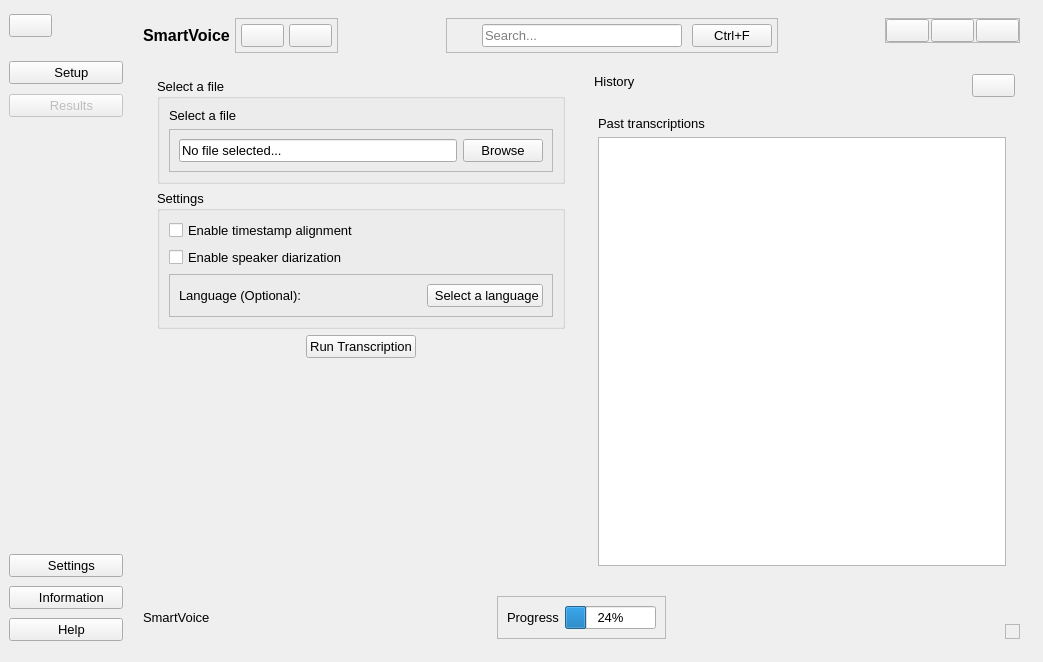
<?xml version="1.0" encoding="UTF-8"?>
<ui version="4.0">
 <class>MainWindow</class>
 <widget class="QMainWindow" name="MainWindow">
  <property name="geometry">
   <rect>
    <x>0</x>
    <y>0</y>
    <width>1043</width>
    <height>662</height>
   </rect>
  </property>
  <property name="font">
   <font>
    <pointsize>10</pointsize>
   </font>
  </property>
  <property name="windowTitle">
   <string>MainWindow</string>
  </property>
  <property name="styleSheet">
   <string notr="true"/>
  </property>
  <widget class="QWidget" name="centralwidget">
   <property name="minimumSize">
    <size>
     <width>1043</width>
     <height>635</height>
    </size>
   </property>
   <layout class="QHBoxLayout" name="horizontalLayout">
    <item>
     <widget class="QCustomSlideMenu" name="leftMenu" native="true">
      <layout class="QVBoxLayout" name="verticalLayout">
       <property name="spacing">
        <number>0</number>
       </property>
       <property name="leftMargin">
        <number>0</number>
       </property>
       <property name="topMargin">
        <number>0</number>
       </property>
       <property name="rightMargin">
        <number>0</number>
       </property>
       <property name="bottomMargin">
        <number>0</number>
       </property>
       <item alignment="Qt::AlignmentFlag::AlignLeft|Qt::AlignmentFlag::AlignTop">
        <widget class="QWidget" name="widget" native="true">
         <property name="minimumSize">
          <size>
           <width>46</width>
           <height>42</height>
          </size>
         </property>
         <layout class="QVBoxLayout" name="verticalLayout_2">
          <property name="leftMargin">
           <number>0</number>
          </property>
          <property name="topMargin">
           <number>5</number>
          </property>
          <property name="rightMargin">
           <number>0</number>
          </property>
          <item alignment="Qt::AlignmentFlag::AlignLeft|Qt::AlignmentFlag::AlignTop">
           <widget class="QPushButton" name="menuBtn">
            <property name="toolTip">
             <string>Maximize main menu</string>
            </property>
            <property name="text">
             <string/>
            </property>
            <property name="icon">
             <iconset resource="../Qss/icons/_icons.qrc">
              <normaloff>:/feather/icons/feather/menu.png</normaloff>:/feather/icons/feather/menu.png</iconset>
            </property>
            <property name="iconSize">
             <size>
              <width>20</width>
              <height>20</height>
             </size>
            </property>
           </widget>
          </item>
         </layout>
        </widget>
       </item>
       <item alignment="Qt::AlignmentFlag::AlignTop">
        <widget class="QWidget" name="widget_2" native="true">
         <property name="minimumSize">
          <size>
           <width>93</width>
           <height>76</height>
          </size>
         </property>
         <layout class="QVBoxLayout" name="verticalLayout_3">
          <property name="spacing">
           <number>5</number>
          </property>
          <property name="leftMargin">
           <number>0</number>
          </property>
          <property name="topMargin">
           <number>5</number>
          </property>
          <property name="rightMargin">
           <number>0</number>
          </property>
          <property name="bottomMargin">
           <number>5</number>
          </property>
          <item>
           <widget class="QPushButton" name="setupBtn">
            <property name="toolTip">
             <string>Input file specification</string>
            </property>
            <property name="text">
             <string>   Setup</string>
            </property>
            <property name="icon">
             <iconset resource="../Qss/icons/_icons.qrc">
              <normaloff>:/material_design/icons/material_design/display_settings.png</normaloff>:/material_design/icons/material_design/display_settings.png</iconset>
            </property>
            <property name="iconSize">
             <size>
              <width>20</width>
              <height>20</height>
             </size>
            </property>
           </widget>
          </item>
          <item>
           <widget class="QPushButton" name="resultsBtn">
            <property name="enabled">
             <bool>false</bool>
            </property>
            <property name="toolTip">
             <string>Results of the transcription</string>
            </property>
            <property name="text">
             <string>   Results</string>
            </property>
            <property name="icon">
             <iconset resource="../Qss/icons/_icons.qrc">
              <normaloff>:/feather/icons/feather/file-text.png</normaloff>:/feather/icons/feather/file-text.png</iconset>
            </property>
            <property name="iconSize">
             <size>
              <width>20</width>
              <height>20</height>
             </size>
            </property>
           </widget>
          </item>
         </layout>
        </widget>
       </item>
       <item>
        <spacer name="verticalSpacer">
         <property name="orientation">
          <enum>Qt::Orientation::Vertical</enum>
         </property>
         <property name="sizeHint" stdset="0">
          <size>
           <width>20</width>
           <height>40</height>
          </size>
         </property>
        </spacer>
       </item>
       <item alignment="Qt::AlignmentFlag::AlignBottom">
        <widget class="QWidget" name="widget_3" native="true">
         <property name="minimumSize">
          <size>
           <width>114</width>
           <height>108</height>
          </size>
         </property>
         <layout class="QVBoxLayout" name="verticalLayout_4">
          <property name="spacing">
           <number>5</number>
          </property>
          <property name="leftMargin">
           <number>0</number>
          </property>
          <property name="topMargin">
           <number>5</number>
          </property>
          <property name="rightMargin">
           <number>0</number>
          </property>
          <property name="bottomMargin">
           <number>5</number>
          </property>
          <item>
           <widget class="QPushButton" name="settingsBtn">
            <property name="toolTip">
             <string>Application settings</string>
            </property>
            <property name="text">
             <string>   Settings</string>
            </property>
            <property name="icon">
             <iconset resource="../Qss/icons/_icons.qrc">
              <normaloff>:/feather/icons/feather/settings.png</normaloff>:/feather/icons/feather/settings.png</iconset>
            </property>
            <property name="iconSize">
             <size>
              <width>20</width>
              <height>20</height>
             </size>
            </property>
           </widget>
          </item>
          <item>
           <widget class="QPushButton" name="infoBtn">
            <property name="toolTip">
             <string>Information about application</string>
            </property>
            <property name="text">
             <string>   Information</string>
            </property>
            <property name="icon">
             <iconset resource="../Qss/icons/_icons.qrc">
              <normaloff>:/feather/icons/feather/info.png</normaloff>:/feather/icons/feather/info.png</iconset>
            </property>
            <property name="iconSize">
             <size>
              <width>20</width>
              <height>20</height>
             </size>
            </property>
           </widget>
          </item>
          <item>
           <widget class="QPushButton" name="helpBtn">
            <property name="toolTip">
             <string>Get help</string>
            </property>
            <property name="text">
             <string>   Help</string>
            </property>
            <property name="icon">
             <iconset resource="../Qss/icons/_icons.qrc">
              <normaloff>:/feather/icons/feather/help-circle.png</normaloff>:/feather/icons/feather/help-circle.png</iconset>
            </property>
            <property name="iconSize">
             <size>
              <width>20</width>
              <height>20</height>
             </size>
            </property>
           </widget>
          </item>
         </layout>
        </widget>
       </item>
      </layout>
     </widget>
    </item>
    <item>
     <widget class="QWidget" name="mainBody" native="true">
      <property name="sizePolicy">
       <sizepolicy hsizetype="Expanding" vsizetype="Preferred">
        <horstretch>0</horstretch>
        <verstretch>0</verstretch>
       </sizepolicy>
      </property>
      <layout class="QVBoxLayout" name="verticalLayout_5">
       <item alignment="Qt::AlignmentFlag::AlignTop">
        <widget class="QWidget" name="header" native="true">
         <layout class="QHBoxLayout" name="horizontalLayout_5">
          <property name="spacing">
           <number>5</number>
          </property>
          <property name="leftMargin">
           <number>5</number>
          </property>
          <property name="topMargin">
           <number>0</number>
          </property>
          <property name="rightMargin">
           <number>5</number>
          </property>
          <property name="bottomMargin">
           <number>0</number>
          </property>
          <item>
           <widget class="QLabel" name="titleText">
            <property name="font">
             <font>
              <pointsize>12</pointsize>
              <bold>true</bold>
             </font>
            </property>
            <property name="text">
             <string>SmartVoice</string>
            </property>
           </widget>
          </item>
          <item>
           <widget class="QFrame" name="headerMenuFrame">
            <property name="frameShape">
             <enum>QFrame::Shape::StyledPanel</enum>
            </property>
            <property name="frameShadow">
             <enum>QFrame::Shadow::Raised</enum>
            </property>
            <layout class="QHBoxLayout" name="horizontalLayout_4">
             <property name="spacing">
              <number>5</number>
             </property>
             <property name="leftMargin">
              <number>5</number>
             </property>
             <property name="topMargin">
              <number>5</number>
             </property>
             <property name="rightMargin">
              <number>5</number>
             </property>
             <property name="bottomMargin">
              <number>5</number>
             </property>
             <item>
              <widget class="QPushButton" name="historyBtn">
               <property name="toolTip">
                <string>Open history of transcriptions</string>
               </property>
               <property name="text">
                <string/>
               </property>
               <property name="icon">
                <iconset resource="../Qss/icons/_icons.qrc">
                 <normaloff>:/material_design/icons/material_design/view_list.png</normaloff>:/material_design/icons/material_design/view_list.png</iconset>
               </property>
               <property name="iconSize">
                <size>
                 <width>24</width>
                 <height>24</height>
                </size>
               </property>
              </widget>
             </item>
             <item>
              <widget class="QPushButton" name="profileBtn">
               <property name="toolTip">
                <string>Log in</string>
               </property>
               <property name="text">
                <string/>
               </property>
               <property name="icon">
                <iconset resource="../Qss/icons/_icons.qrc">
                 <normaloff>:/feather/icons/feather/user.png</normaloff>:/feather/icons/feather/user.png</iconset>
               </property>
               <property name="iconSize">
                <size>
                 <width>24</width>
                 <height>24</height>
                </size>
               </property>
              </widget>
             </item>
            </layout>
           </widget>
          </item>
          <item>
           <spacer name="horizontalSpacer">
            <property name="orientation">
             <enum>Qt::Orientation::Horizontal</enum>
            </property>
            <property name="sizeHint" stdset="0">
             <size>
              <width>40</width>
              <height>20</height>
             </size>
            </property>
           </spacer>
          </item>
          <item>
           <widget class="QFrame" name="headerSearchFrame">
            <property name="maximumSize">
             <size>
              <width>400</width>
              <height>16777215</height>
             </size>
            </property>
            <property name="frameShape">
             <enum>QFrame::Shape::StyledPanel</enum>
            </property>
            <property name="frameShadow">
             <enum>QFrame::Shadow::Raised</enum>
            </property>
            <layout class="QHBoxLayout" name="horizontalLayout_6">
             <property name="spacing">
              <number>10</number>
             </property>
             <property name="leftMargin">
              <number>5</number>
             </property>
             <property name="topMargin">
              <number>5</number>
             </property>
             <property name="rightMargin">
              <number>5</number>
             </property>
             <property name="bottomMargin">
              <number>5</number>
             </property>
             <item>
              <widget class="QLabel" name="label_5">
               <property name="minimumSize">
                <size>
                 <width>20</width>
                 <height>20</height>
                </size>
               </property>
               <property name="maximumSize">
                <size>
                 <width>16</width>
                 <height>16</height>
                </size>
               </property>
               <property name="text">
                <string/>
               </property>
               <property name="pixmap">
                <pixmap resource="../Qss/icons/_icons.qrc">:/feather/icons/feather/search.png</pixmap>
               </property>
               <property name="scaledContents">
                <bool>true</bool>
               </property>
              </widget>
             </item>
             <item>
              <widget class="QLineEdit" name="searchInput">
               <property name="minimumSize">
                <size>
                 <width>200</width>
                 <height>0</height>
                </size>
               </property>
               <property name="toolTipDuration">
                <number>-1</number>
               </property>
               <property name="placeholderText">
                <string>Search...</string>
               </property>
              </widget>
             </item>
             <item>
              <widget class="QPushButton" name="searchBtn">
               <property name="toolTip">
                <string>Search</string>
               </property>
               <property name="text">
                <string>Ctrl+F</string>
               </property>
              </widget>
             </item>
            </layout>
           </widget>
          </item>
          <item>
           <spacer name="horizontalSpacer_2">
            <property name="orientation">
             <enum>Qt::Orientation::Horizontal</enum>
            </property>
            <property name="sizeHint" stdset="0">
             <size>
              <width>40</width>
              <height>20</height>
             </size>
            </property>
           </spacer>
          </item>
          <item alignment="Qt::AlignmentFlag::AlignRight|Qt::AlignmentFlag::AlignTop">
           <widget class="QFrame" name="windowControlsFrame">
            <property name="frameShape">
             <enum>QFrame::Shape::StyledPanel</enum>
            </property>
            <property name="frameShadow">
             <enum>QFrame::Shadow::Raised</enum>
            </property>
            <layout class="QHBoxLayout" name="horizontalLayout_7">
             <property name="spacing">
              <number>2</number>
             </property>
             <property name="leftMargin">
              <number>0</number>
             </property>
             <property name="topMargin">
              <number>0</number>
             </property>
             <property name="rightMargin">
              <number>0</number>
             </property>
             <property name="bottomMargin">
              <number>0</number>
             </property>
             <item>
              <widget class="QPushButton" name="minimizeBtn">
               <property name="text">
                <string/>
               </property>
               <property name="icon">
                <iconset resource="../Qss/icons/_icons.qrc">
                 <normaloff>:/feather/icons/feather/minus.png</normaloff>:/feather/icons/feather/minus.png</iconset>
               </property>
              </widget>
             </item>
             <item>
              <widget class="QPushButton" name="restoreBtn">
               <property name="text">
                <string/>
               </property>
               <property name="icon">
                <iconset resource="../Qss/icons/_icons.qrc">
                 <normaloff>:/feather/icons/feather/square.png</normaloff>:/feather/icons/feather/square.png</iconset>
               </property>
              </widget>
             </item>
             <item>
              <widget class="QPushButton" name="closeBtn">
               <property name="text">
                <string/>
               </property>
               <property name="icon">
                <iconset resource="../Qss/icons/_icons.qrc">
                 <normaloff>:/feather/icons/feather/window_close.png</normaloff>:/feather/icons/feather/window_close.png</iconset>
               </property>
              </widget>
             </item>
            </layout>
           </widget>
          </item>
         </layout>
        </widget>
       </item>
       <item>
        <widget class="QWidget" name="mainContent" native="true">
         <layout class="QHBoxLayout" name="horizontalLayout_8">
          <property name="spacing">
           <number>5</number>
          </property>
          <property name="leftMargin">
           <number>5</number>
          </property>
          <property name="topMargin">
           <number>5</number>
          </property>
          <property name="rightMargin">
           <number>5</number>
          </property>
          <property name="bottomMargin">
           <number>5</number>
          </property>
          <item>
           <widget class="QWidget" name="mainPage" native="true">
            <layout class="QVBoxLayout" name="verticalLayout_6">
             <property name="spacing">
              <number>5</number>
             </property>
             <property name="leftMargin">
              <number>5</number>
             </property>
             <property name="topMargin">
              <number>5</number>
             </property>
             <property name="rightMargin">
              <number>5</number>
             </property>
             <property name="bottomMargin">
              <number>5</number>
             </property>
             <item>
              <widget class="QCustomQStackedWidget" name="stackedMainPages">
               <widget class="QWidget" name="setupPage">
                <layout class="QVBoxLayout" name="verticalLayout_10">
                 <item>
                  <widget class="QGroupBox" name="groupBox_6">
                   <property name="title">
                    <string>Select a file</string>
                   </property>
                   <layout class="QVBoxLayout" name="verticalLayout_18">
                    <item>
                     <widget class="QLabel" name="label_8">
                      <property name="text">
                       <string>Select a file</string>
                      </property>
                     </widget>
                    </item>
                    <item>
                     <widget class="QFrame" name="frame_2">
                      <property name="frameShape">
                       <enum>QFrame::Shape::StyledPanel</enum>
                      </property>
                      <property name="frameShadow">
                       <enum>QFrame::Shadow::Raised</enum>
                      </property>
                      <layout class="QHBoxLayout" name="horizontalLayout_13">
                       <item>
                        <widget class="QLineEdit" name="lineEdit">
                         <property name="maximumSize">
                          <size>
                           <width>700</width>
                           <height>16777215</height>
                          </size>
                         </property>
                         <property name="text">
                          <string>No file selected...</string>
                         </property>
                         <property name="readOnly">
                          <bool>true</bool>
                         </property>
                        </widget>
                       </item>
                       <item alignment="Qt::AlignmentFlag::AlignRight">
                        <widget class="QPushButton" name="fileBrowseBtn">
                         <property name="toolTip">
                          <string>Select input file</string>
                         </property>
                         <property name="text">
                          <string>Browse</string>
                         </property>
                        </widget>
                       </item>
                      </layout>
                     </widget>
                    </item>
                   </layout>
                  </widget>
                 </item>
                 <item>
                  <widget class="QGroupBox" name="groupBox">
                   <property name="title">
                    <string>Settings</string>
                   </property>
                   <layout class="QVBoxLayout" name="verticalLayout_11">
                    <item>
                     <widget class="QCheckBox" name="timestampsEnabled">
                      <property name="toolTip">
                       <string>Enable additional timestamp alignment for better precision</string>
                      </property>
                      <property name="text">
                       <string>Enable timestamp alignment</string>
                      </property>
                     </widget>
                    </item>
                    <item>
                     <widget class="QCheckBox" name="diarizationEnabled">
                      <property name="toolTip">
                       <string>Enable identification of speakers and assignment of IDs</string>
                      </property>
                      <property name="text">
                       <string>Enable speaker diarization</string>
                      </property>
                     </widget>
                    </item>
                    <item>
                     <widget class="QFrame" name="frame_3">
                      <property name="frameShape">
                       <enum>QFrame::Shape::StyledPanel</enum>
                      </property>
                      <property name="frameShadow">
                       <enum>QFrame::Shadow::Raised</enum>
                      </property>
                      <layout class="QHBoxLayout" name="horizontalLayout_14">
                       <item>
                        <widget class="QLabel" name="label_9">
                         <property name="text">
                          <string>Language (Optional):</string>
                         </property>
                        </widget>
                       </item>
                       <item alignment="Qt::AlignmentFlag::AlignRight">
                        <widget class="QPushButton" name="languageDropdownBtn">
                         <property name="text">
                          <string> Select a language</string>
                         </property>
                         <property name="icon">
                          <iconset resource="../Qss/icons/_icons.qrc">
                           <normaloff>:/feather/icons/feather/arrow_down.png</normaloff>:/feather/icons/feather/arrow_down.png</iconset>
                         </property>
                        </widget>
                       </item>
                      </layout>
                     </widget>
                    </item>
                   </layout>
                  </widget>
                 </item>
                 <item alignment="Qt::AlignmentFlag::AlignHCenter">
                  <widget class="QPushButton" name="runTranscriptionBtn">
                   <property name="text">
                    <string>Run Transcription</string>
                   </property>
                  </widget>
                 </item>
                 <item>
                  <spacer name="verticalSpacer_2">
                   <property name="orientation">
                    <enum>Qt::Orientation::Vertical</enum>
                   </property>
                   <property name="sizeHint" stdset="0">
                    <size>
                     <width>20</width>
                     <height>40</height>
                    </size>
                   </property>
                  </spacer>
                 </item>
                </layout>
               </widget>
               <widget class="QWidget" name="settingsPage">
                <layout class="QVBoxLayout" name="verticalLayout_16">
                 <item>
                  <widget class="QGroupBox" name="groupBox_5">
                   <property name="title">
                    <string>Style</string>
                   </property>
                   <layout class="QVBoxLayout" name="verticalLayout_15">
                    <item>
                     <widget class="QWidget" name="widget_5" native="true">
                      <layout class="QHBoxLayout" name="horizontalLayout_11">
                       <item alignment="Qt::AlignmentFlag::AlignTop">
                        <widget class="QLabel" name="label_11">
                         <property name="text">
                          <string>Theme</string>
                         </property>
                        </widget>
                       </item>
                       <item alignment="Qt::AlignmentFlag::AlignHCenter|Qt::AlignmentFlag::AlignTop">
                        <widget class="QComboBox" name="comboBox_2">
                         <property name="currentText">
                          <string/>
                         </property>
                         <property name="placeholderText">
                          <string>Default</string>
                         </property>
                        </widget>
                       </item>
                      </layout>
                     </widget>
                    </item>
                    <item>
                     <spacer name="verticalSpacer_3">
                      <property name="orientation">
                       <enum>Qt::Orientation::Vertical</enum>
                      </property>
                      <property name="sizeHint" stdset="0">
                       <size>
                        <width>20</width>
                        <height>40</height>
                       </size>
                      </property>
                     </spacer>
                    </item>
                   </layout>
                  </widget>
                 </item>
                </layout>
               </widget>
               <widget class="QWidget" name="informationPage">
                <layout class="QVBoxLayout" name="verticalLayout_17">
                 <item>
                  <widget class="QLabel" name="label_10">
                   <property name="text">
                    <string>Information Page</string>
                   </property>
                  </widget>
                 </item>
                </layout>
               </widget>
               <widget class="QWidget" name="helpPage">
                <layout class="QHBoxLayout" name="horizontalLayout_12">
                 <item>
                  <widget class="QLabel" name="label_3">
                   <property name="text">
                    <string>Help page</string>
                   </property>
                  </widget>
                 </item>
                </layout>
               </widget>
               <widget class="QWidget" name="resultsPage">
                <layout class="QVBoxLayout" name="verticalLayout_12">
                 <item>
                  <widget class="QGroupBox" name="groupBox_2">
                   <property name="title">
                    <string>Progress</string>
                   </property>
                   <layout class="QVBoxLayout" name="verticalLayout_13">
                    <item>
                     <widget class="QProgressBar" name="progressBar_2">
                      <property name="value">
                       <number>0</number>
                      </property>
                     </widget>
                    </item>
                    <item>
                     <widget class="QLabel" name="statusLabel">
                      <property name="text">
                       <string>Starting transcription...</string>
                      </property>
                      <property name="wordWrap">
                       <bool>true</bool>
                      </property>
                     </widget>
                    </item>
                   </layout>
                  </widget>
                 </item>
                 <item>
                  <widget class="QGroupBox" name="groupBox_3">
                   <property name="title">
                    <string>Display options</string>
                   </property>
                   <layout class="QHBoxLayout" name="horizontalLayout_10">
                    <item>
                     <widget class="QCheckBox" name="showTimestamps">
                      <property name="toolTip">
                       <string>Display timestamps</string>
                      </property>
                      <property name="text">
                       <string>Timestamps</string>
                      </property>
                     </widget>
                    </item>
                    <item>
                     <widget class="QCheckBox" name="showSpeakers">
                      <property name="toolTip">
                       <string>Display speakers' IDs</string>
                      </property>
                      <property name="text">
                       <string>Speakers</string>
                      </property>
                     </widget>
                    </item>
                   </layout>
                  </widget>
                 </item>
                 <item>
                  <widget class="QGroupBox" name="groupBox_4">
                   <property name="title">
                    <string>Transcription result</string>
                   </property>
                   <layout class="QVBoxLayout" name="verticalLayout_14">
                    <item>
                     <widget class="QTextEdit" name="transcriptionTextArea">
                      <property name="minimumSize">
                       <size>
                        <width>0</width>
                        <height>250</height>
                       </size>
                      </property>
                      <property name="readOnly">
                       <bool>true</bool>
                      </property>
                      <property name="placeholderText">
                       <string>No results yet...</string>
                      </property>
                     </widget>
                    </item>
                   </layout>
                  </widget>
                 </item>
                 <item alignment="Qt::AlignmentFlag::AlignLeft|Qt::AlignmentFlag::AlignBottom">
                  <widget class="QPushButton" name="downloadSRTBtn">
                   <property name="text">
                    <string>Download SRT</string>
                   </property>
                  </widget>
                 </item>
                </layout>
               </widget>
              </widget>
             </item>
            </layout>
           </widget>
          </item>
          <item>
           <widget class="QCustomSlideMenu" name="rightMenu" native="true">
            <property name="minimumSize">
             <size>
              <width>300</width>
              <height>0</height>
             </size>
            </property>
            <layout class="QVBoxLayout" name="verticalLayout_7">
             <property name="spacing">
              <number>5</number>
             </property>
             <property name="leftMargin">
              <number>5</number>
             </property>
             <property name="topMargin">
              <number>5</number>
             </property>
             <property name="rightMargin">
              <number>5</number>
             </property>
             <property name="bottomMargin">
              <number>5</number>
             </property>
             <item alignment="Qt::AlignmentFlag::AlignTop">
              <widget class="QWidget" name="widget_4" native="true">
               <layout class="QHBoxLayout" name="horizontalLayout_9">
                <property name="spacing">
                 <number>0</number>
                </property>
                <property name="leftMargin">
                 <number>5</number>
                </property>
                <property name="topMargin">
                 <number>5</number>
                </property>
                <property name="rightMargin">
                 <number>0</number>
                </property>
                <property name="bottomMargin">
                 <number>5</number>
                </property>
                <item alignment="Qt::AlignmentFlag::AlignLeft|Qt::AlignmentFlag::AlignTop">
                 <widget class="QLabel" name="label_4">
                  <property name="text">
                   <string>History</string>
                  </property>
                 </widget>
                </item>
                <item alignment="Qt::AlignmentFlag::AlignRight|Qt::AlignmentFlag::AlignTop">
                 <widget class="QPushButton" name="rightMenuBtn">
                  <property name="toolTip">
                   <string>Close menu</string>
                  </property>
                  <property name="text">
                   <string/>
                  </property>
                  <property name="icon">
                   <iconset resource="../Qss/icons/_icons.qrc">
                    <normaloff>:/feather/icons/feather/chevrons-right.png</normaloff>:/feather/icons/feather/chevrons-right.png</iconset>
                  </property>
                  <property name="iconSize">
                   <size>
                    <width>20</width>
                    <height>20</height>
                   </size>
                  </property>
                 </widget>
                </item>
               </layout>
              </widget>
             </item>
             <item>
              <widget class="QCustomQStackedWidget" name="rightMenuStacked">
               <widget class="QWidget" name="historyPage">
                <layout class="QVBoxLayout" name="verticalLayout_8">
                 <item>
                  <widget class="QLabel" name="label_6">
                   <property name="text">
                    <string>Past transcriptions</string>
                   </property>
                  </widget>
                 </item>
                 <item>
                  <widget class="QListWidget" name="transcrHistoryList"/>
                 </item>
                </layout>
               </widget>
               <widget class="QWidget" name="profilePage">
                <layout class="QVBoxLayout" name="verticalLayout_9">
                 <item>
                  <widget class="QLabel" name="label_7">
                   <property name="text">
                    <string>Login Page</string>
                   </property>
                  </widget>
                 </item>
                </layout>
               </widget>
              </widget>
             </item>
            </layout>
           </widget>
          </item>
         </layout>
        </widget>
       </item>
       <item alignment="Qt::AlignmentFlag::AlignBottom">
        <widget class="QWidget" name="footer" native="true">
         <layout class="QHBoxLayout" name="horizontalLayout_2">
          <property name="spacing">
           <number>5</number>
          </property>
          <property name="leftMargin">
           <number>5</number>
          </property>
          <property name="topMargin">
           <number>5</number>
          </property>
          <property name="rightMargin">
           <number>5</number>
          </property>
          <property name="bottomMargin">
           <number>5</number>
          </property>
          <item>
           <widget class="QLabel" name="label">
            <property name="text">
             <string>SmartVoice</string>
            </property>
           </widget>
          </item>
          <item alignment="Qt::AlignmentFlag::AlignHCenter">
           <widget class="QFrame" name="frame">
            <property name="frameShape">
             <enum>QFrame::Shape::StyledPanel</enum>
            </property>
            <property name="frameShadow">
             <enum>QFrame::Shadow::Raised</enum>
            </property>
            <layout class="QHBoxLayout" name="horizontalLayout_3">
             <item alignment="Qt::AlignmentFlag::AlignLeft">
              <widget class="QLabel" name="label_2">
               <property name="text">
                <string>Progress</string>
               </property>
              </widget>
             </item>
             <item>
              <widget class="QProgressBar" name="progressBar">
               <property name="value">
                <number>24</number>
               </property>
              </widget>
             </item>
            </layout>
           </widget>
          </item>
          <item alignment="Qt::AlignmentFlag::AlignRight|Qt::AlignmentFlag::AlignBottom">
           <widget class="QFrame" name="sizeGrip">
            <property name="minimumSize">
             <size>
              <width>15</width>
              <height>15</height>
             </size>
            </property>
            <property name="maximumSize">
             <size>
              <width>15</width>
              <height>15</height>
             </size>
            </property>
            <property name="toolTip">
             <string>Drag to rescale window</string>
            </property>
            <property name="frameShape">
             <enum>QFrame::Shape::StyledPanel</enum>
            </property>
            <property name="frameShadow">
             <enum>QFrame::Shadow::Raised</enum>
            </property>
           </widget>
          </item>
         </layout>
        </widget>
       </item>
      </layout>
     </widget>
    </item>
   </layout>
  </widget>
 </widget>
 <customwidgets>
  <customwidget>
   <class>QCustomSlideMenu</class>
   <extends>QWidget</extends>
   <header>Custom_Widgets.QCustomSlideMenu.h</header>
   <container>1</container>
  </customwidget>
  <customwidget>
   <class>QCustomQStackedWidget</class>
   <extends>QStackedWidget</extends>
   <header>Custom_Widgets.QCustomQStackedWidget.h</header>
   <container>1</container>
  </customwidget>
 </customwidgets>
 <resources>
  <include location="../Qss/icons/_icons.qrc"/>
  <include location="../Qss/icons/_icons.qrc"/>
 </resources>
 <connections/>
</ui>
